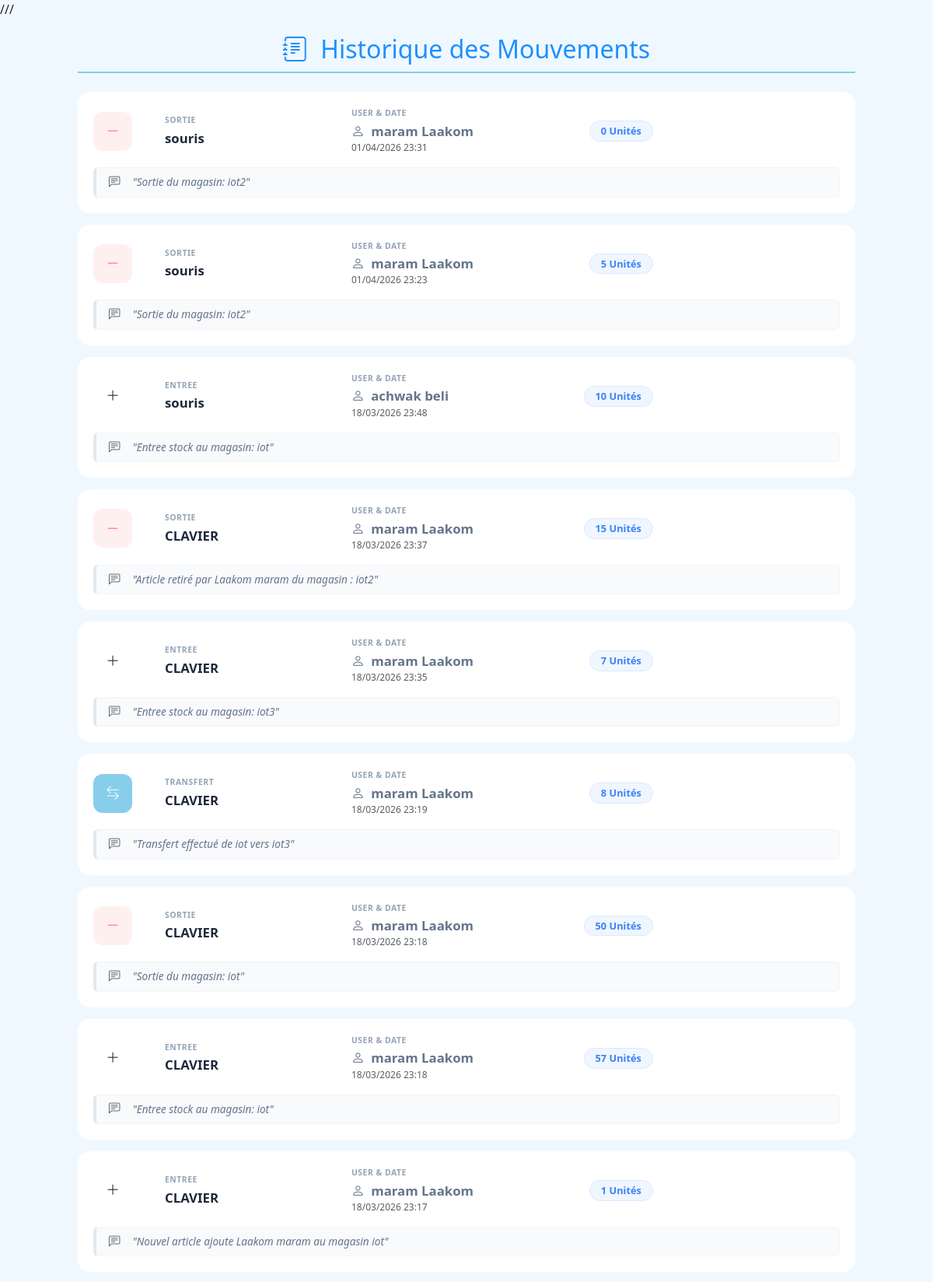
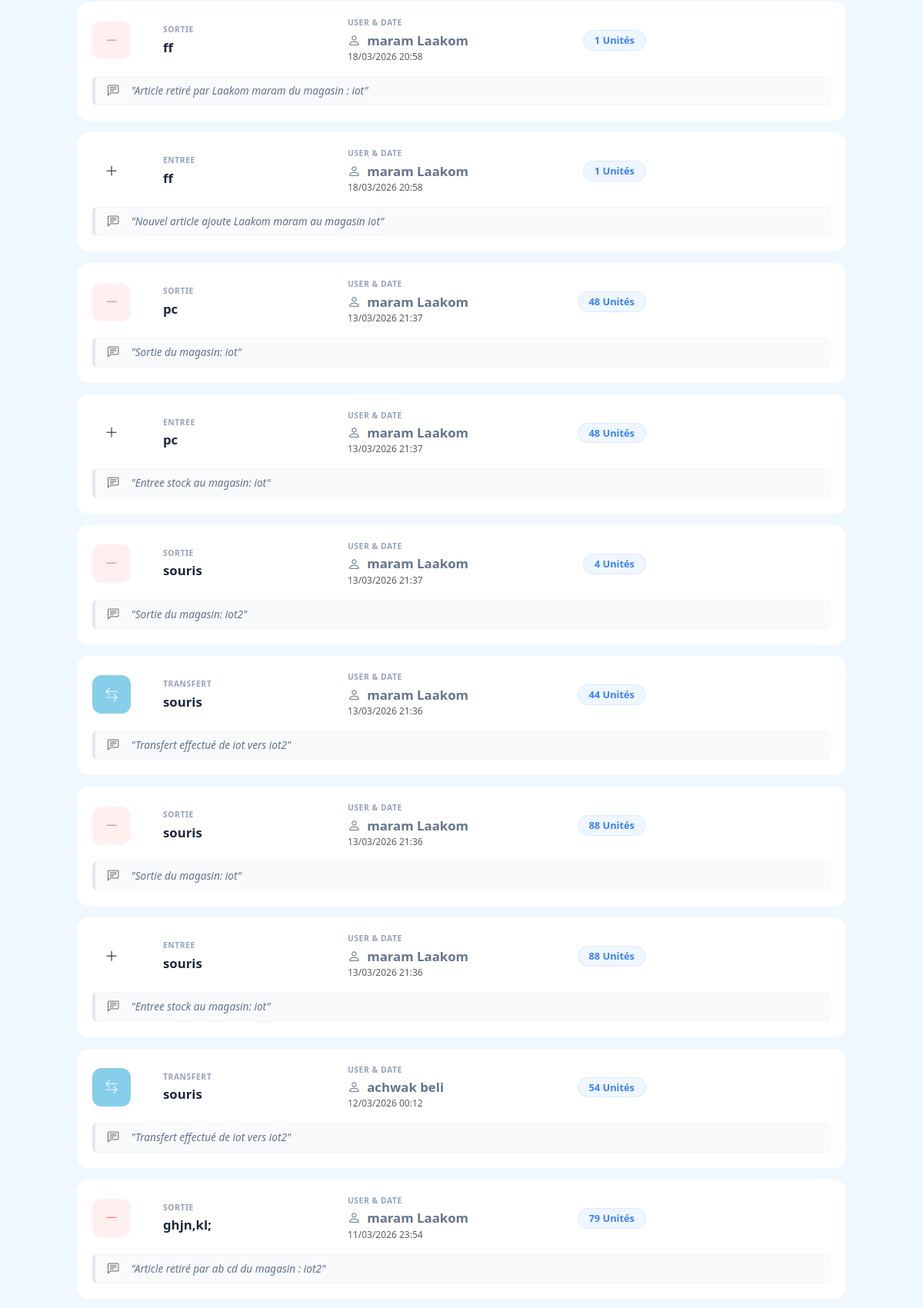
The page /Admin/historique.php (signed in, upper part) on the database its author committed (2 pictures, top to bottom).
### tables this page shows
CREATE TABLE `historique_movement` (
  `id_historique` int(11) NOT NULL,
  `id_article` int(11) NOT NULL,
  `type_mouvement` enum('entree','sortie','transfert') NOT NULL,
  `quantite` int(11) NOT NULL,
  `date_mouvement` datetime DEFAULT current_timestamp(),
  `id_utilisateur` int(11) NOT NULL,
  `commentaire` varchar(255) DEFAULT NULL
);

CREATE TABLE `article` (
  `id_article` int(11) NOT NULL,
  `nom_article` varchar(100) NOT NULL,
  `modele` varchar(100) DEFAULT NULL,
  `cout` decimal(10,2) DEFAULT NULL,
  `quantite` int(11) DEFAULT 0,
  `id_magasin` int(11) DEFAULT NULL
);

CREATE TABLE `utilisateur` (
  `id_utilisateur` int(11) NOT NULL,
  `nom` varchar(100) NOT NULL,
  `prenom` varchar(100) NOT NULL,
  `email` varchar(100) NOT NULL,
  `mot_de_passe` varchar(255) NOT NULL,
  `role` varchar(20) DEFAULT 'employe_stock',
  `etat_compte` enum('actif','bloque') DEFAULT 'actif',
  `date_creation` datetime DEFAULT current_timestamp(),
  `code_verif` int(6) DEFAULT NULL,
  `token_recuperation` varchar(100) DEFAULT NULL
);

### Admin/historique.php (the view, shortened to what this page needs)
<?php
require_once '../includes/connexion.php';
$sql = "
SELECT
    h.*,
    a.nom_article,
    u.prenom AS user_prenom,
    u.nom AS user_nom
FROM historique_movement h
LEFT JOIN article a ON h.id_article = a.id_article
LEFT JOIN utilisateur u ON h.id_utilisateur = u.id_utilisateur
ORDER BY h.date_mouvement DESC
";
$stmt = $pdo->query($sql);
$mouvements = $stmt->fetchAll();
?>
<!DOCTYPE html>
<html lang="fr">
<head>
    <link rel="stylesheet" href="https://cdn.jsdelivr.net/npm/bootstrap@5.3.0/dist/css/bootstrap.min.css">
    <link rel="stylesheet" href="https://cdn.jsdelivr.net/npm/bootstrap-icons@1.11.0/font/bootstrap-icons.css">
    <link rel="stylesheet" href="../css/base.css">
    <link rel="stylesheet" href="../css/notifications.css">
<div style="margin-left:100px;margin-right:100px;margin-top:20px">
    <h2 class="mb-4 text-center">
        <i class="bi bi-journal-text me-2"></i>
        Historique des Mouvements
    </h2>
    <?php foreach ($mouvements as $mvt): ?>
        <?php
            $icon  = "bi-plus-lg";
            $label = "ENTREE";
            $color = "bg-msg";
            if ($mvt['type_mouvement'] === 'sortie') {
                $icon  = "bi-dash-lg";
                $label = "SORTIE";
                $color = "bg-stock";
            } elseif ($mvt['type_mouvement'] === 'transfert') {
                $icon  = "bi-arrow-left-right";
                $label = "TRANSFERT";
                $color = "bg-info";
            }
        ?>
        <div class="notif-card"style=" flex-direction: column;">
            <div class="row align-items-center w-100 m-0">
                <div class="col-md-1 p-0 d-flex justify-content-start">
                    <div class="icon-circle <?= $color ?>">
                        <i class="bi <?= $icon ?>"></i>
                    </div>
                </div>
                <div class="col-md-3">
                    <div class="text-label"><?= $label ?></div>
                    <div class="text-value">
                        <?=   htmlspecialchars($mvt['nom_article'])    ?>
                    </div>
                </div>
                <div class="col-md-3">
                    <div class="text-label">user & DATE</div>
                    <div class="text-value small" style="color: #64748b;">
                        <i class="bi bi-person me-1"></i>
                        <strong><?=  htmlspecialchars($mvt['user_prenom']) ."  " . htmlspecialchars($mvt['user_nom']) ?></strong><br>
                        <span class="text-muted fw-normal" style="font-size: 0.75rem;">
                            <?= date('d/m/Y H:i', strtotime($mvt['date_mouvement'])) ?>
                        </span>
                    </div>
                </div>
                <div class="col-md-2 text-end p-0">
                    <span class="badge-msg">
                        <?= $mvt['quantite'] ?> Unités
                    </span>
                </div>
            </div>
             <?php if (!empty($mvt['commentaire'])): ?>
               <div class="mt-3 p-2 px-3 rounded-2 d-flex align-items-center"
             style="background-color: #f8fafc; border: 1px solid #f1f5f9; border-left: 4px solid #e2e8f0; width: 100%;">
            <i class="bi bi-chat-left-text me-3 text-muted" style="font-size: 0.9rem;"></i>
            <span style="font-size: 0.85rem; color: #64748b; font-style: italic;">
                "<?= htmlspecialchars($mvt['commentaire']) ?>"
            </span>
        </div>
            <?php endif; ?>
        </div>
    <?php endforeach; ?>
</div>
</body>
</html>

### css/base.css (style rules this page uses)
:root { --primary: #1e90ff; --primary-dark: #0066cc; --secondary: #87ceeb; --danger: #ff6b6b; --success: #009900; --bg: #f0f8ff; --text-muted: #4682b4; }
h2 { color: var(--primary); border-bottom: 2px solid var(--secondary); padding-bottom: 10px; margin-bottom: 30px; }

### css/notifications.css (style rules this page uses)
.notif-card { background: white; border-radius: 16px; padding: 20px; margin-bottom: 15px; display: flex; align-items: center; }
.icon-circle { width: 50px; height: 50px; border-radius: 12px; display: flex; align-items: center; justify-content: center; font-size: 1.1rem; margin-right: 20px; }
.bg-stock { background: #fff0f0; color: var(--danger); }
.bg-info { background: var(--secondary)!important; color: var( --bg); }

### Admin/historique.php (style rules this page uses)
.text-label { font-size: 0.65rem; font-weight: 800; color: #94a3b8; text-transform: uppercase; letter-spacing: 0.05em; margin-bottom: 2px; }
.text-value { font-weight: 700; color: #1e293b; font-size: 1.05rem; }
.badge-msg { background-color: #eff6ff; color: #3b82f6; padding: 6px 14px; border-radius: 20px; font-weight: 700; font-size: 0.8rem; display: inline-block; line-height: 1; text-align: center; border: 1px solid #dbeafe; white-space: nowrap }

### rows shown on the page
historique_movement: type_mouvement "SORTIE", id_article.nom_article "souris", id_utilisateur.prenom "maram", id_utilisateur.nom "Laakom", date_mouvement "01/04/2026 23:31", quantite "0", commentaire "Sortie du magasin: iot2"
historique_movement: type_mouvement "SORTIE", id_article.nom_article "souris", id_utilisateur.prenom "maram", id_utilisateur.nom "Laakom", date_mouvement "01/04/2026 23:23", quantite "5", commentaire "Sortie du magasin: iot2"
historique_movement: label "ENTREE", id_article.nom_article "souris", id_utilisateur.prenom "achwak", id_utilisateur.nom "beli", date_mouvement "18/03/2026 23:48", quantite "10", commentaire "Entree stock au magasin: iot"
historique_movement: type_mouvement "SORTIE", id_article.nom_article "CLAVIER", id_utilisateur.prenom "maram", id_utilisateur.nom "Laakom", date_mouvement "18/03/2026 23:37", quantite "15", commentaire "Article retiré par Laakom maram du magasin : iot2"
historique_movement: label "ENTREE", id_article.nom_article "CLAVIER", id_utilisateur.prenom "maram", id_utilisateur.nom "Laakom", date_mouvement "18/03/2026 23:35", quantite "7", commentaire "Entree stock au magasin: iot3"
historique_movement: type_mouvement "TRANSFERT", id_article.nom_article "CLAVIER", id_utilisateur.prenom "maram", id_utilisateur.nom "Laakom", date_mouvement "18/03/2026 23:19", quantite "8", commentaire "Transfert effectué de iot vers iot3"
historique_movement: type_mouvement "SORTIE", id_article.nom_article "CLAVIER", id_utilisateur.prenom "maram", id_utilisateur.nom "Laakom", date_mouvement "18/03/2026 23:18", quantite "50", commentaire "Sortie du magasin: iot"
historique_movement: label "ENTREE", id_article.nom_article "CLAVIER", id_utilisateur.prenom "maram", id_utilisateur.nom "Laakom", date_mouvement "18/03/2026 23:18", quantite "57", commentaire "Entree stock au magasin: iot"
historique_movement: label "ENTREE", id_article.nom_article "CLAVIER", id_utilisateur.prenom "maram", id_utilisateur.nom "Laakom", date_mouvement "18/03/2026 23:17", quantite "1", commentaire "Nouvel article ajoute Laakom maram au magasin iot"
historique_movement: type_mouvement "SORTIE", id_article.nom_article "ff", id_utilisateur.prenom "maram", id_utilisateur.nom "Laakom", date_mouvement "18/03/2026 20:58", quantite "1", commentaire "Article retiré par Laakom maram du magasin : iot"
historique_movement: label "ENTREE", id_article.nom_article "ff", id_utilisateur.prenom "maram", id_utilisateur.nom "Laakom", date_mouvement "18/03/2026 20:58", quantite "1", commentaire "Nouvel article ajoute Laakom maram au magasin iot"
historique_movement: type_mouvement "SORTIE", id_article.nom_article "pc", id_utilisateur.prenom "maram", id_utilisateur.nom "Laakom", date_mouvement "13/03/2026 21:37", quantite "48", commentaire "Sortie du magasin: iot"
historique_movement: label "ENTREE", id_article.nom_article "pc", id_utilisateur.prenom "maram", id_utilisateur.nom "Laakom", date_mouvement "13/03/2026 21:37", quantite "48", commentaire "Entree stock au magasin: iot"
historique_movement: type_mouvement "SORTIE", id_article.nom_article "souris", id_utilisateur.prenom "maram", id_utilisateur.nom "Laakom", date_mouvement "13/03/2026 21:37", quantite "4", commentaire "Sortie du magasin: iot2"
historique_movement: type_mouvement "TRANSFERT", id_article.nom_article "souris", id_utilisateur.prenom "maram", id_utilisateur.nom "Laakom", date_mouvement "13/03/2026 21:36", quantite "44", commentaire "Transfert effectué de iot vers iot2"
historique_movement: type_mouvement "SORTIE", id_article.nom_article "souris", id_utilisateur.prenom "maram", id_utilisateur.nom "Laakom", date_mouvement "13/03/2026 21:36", quantite "88", commentaire "Sortie du magasin: iot"
historique_movement: label "ENTREE", id_article.nom_article "souris", id_utilisateur.prenom "maram", id_utilisateur.nom "Laakom", date_mouvement "13/03/2026 21:36", quantite "88", commentaire "Entree stock au magasin: iot"
historique_movement: type_mouvement "TRANSFERT", id_article.nom_article "souris", id_utilisateur.prenom "achwak", id_utilisateur.nom "beli", date_mouvement "12/03/2026 00:12", quantite "54", commentaire "Transfert effectué de iot vers iot2"
historique_movement: type_mouvement "SORTIE", id_article.nom_article "ghjn,kl;", id_utilisateur.prenom "maram", id_utilisateur.nom "Laakom", date_mouvement "11/03/2026 23:54", quantite "79", commentaire "Article retiré par ab cd du magasin : iot2"
